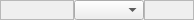
<?xml version="1.0" encoding="UTF-8"?>
<ui version="4.0">
 <class>UniversalOutputWidget</class>
 <widget class="QWidget" name="UniversalOutputWidget">
  <property name="geometry">
   <rect>
    <x>0</x>
    <y>0</y>
    <width>194</width>
    <height>20</height>
   </rect>
  </property>
  <property name="windowTitle">
   <string>Form</string>
  </property>
  <layout class="QHBoxLayout" name="horizontalLayout">
   <property name="spacing">
    <number>0</number>
   </property>
   <property name="leftMargin">
    <number>0</number>
   </property>
   <property name="topMargin">
    <number>0</number>
   </property>
   <property name="rightMargin">
    <number>0</number>
   </property>
   <property name="bottomMargin">
    <number>0</number>
   </property>
   <item>
    <widget class="QELabel" name="lblName">
     <property name="sizePolicy">
      <sizepolicy hsizetype="MinimumExpanding" vsizetype="Fixed">
       <horstretch>0</horstretch>
       <verstretch>0</verstretch>
      </sizepolicy>
     </property>
     <property name="minimumSize">
      <size>
       <width>70</width>
       <height>20</height>
      </size>
     </property>
     <property name="maximumSize">
      <size>
       <width>16777215</width>
       <height>20</height>
      </size>
     </property>
     <property name="frameShape">
      <enum>QFrame::StyledPanel</enum>
     </property>
     <property name="variable" stdset="0">
      <string>$(group):getName</string>
     </property>
     <property name="displayAlarmStateOption" stdset="0">
      <enum>QE::Always</enum>
     </property>
    </widget>
   </item>
   <item>
    <widget class="QEComboBox" name="cbOutput">
     <property name="sizePolicy">
      <sizepolicy hsizetype="Fixed" vsizetype="Fixed">
       <horstretch>0</horstretch>
       <verstretch>0</verstretch>
      </sizepolicy>
     </property>
     <property name="minimumSize">
      <size>
       <width>70</width>
       <height>20</height>
      </size>
     </property>
     <property name="maximumSize">
      <size>
       <width>70</width>
       <height>20</height>
      </size>
     </property>
     <property name="variable" stdset="0">
      <string>$(group):setSource</string>
     </property>
    </widget>
   </item>
   <item>
    <widget class="QELabel" name="lblOutput">
     <property name="sizePolicy">
      <sizepolicy hsizetype="Fixed" vsizetype="Fixed">
       <horstretch>0</horstretch>
       <verstretch>0</verstretch>
      </sizepolicy>
     </property>
     <property name="minimumSize">
      <size>
       <width>50</width>
       <height>20</height>
      </size>
     </property>
     <property name="maximumSize">
      <size>
       <width>50</width>
       <height>20</height>
      </size>
     </property>
     <property name="frameShape">
      <enum>QFrame::StyledPanel</enum>
     </property>
     <property name="variable" stdset="0">
      <string>$(group):getSource</string>
     </property>
     <property name="displayAlarmStateOption" stdset="0">
      <enum>QE::Always</enum>
     </property>
    </widget>
   </item>
  </layout>
 </widget>
 <customwidgets>
  <customwidget>
   <class>QEComboBox</class>
   <extends>QComboBox</extends>
   <header>QEComboBox.h</header>
  </customwidget>
  <customwidget>
   <class>QELabel</class>
   <extends>QLabel</extends>
   <header>QELabel.h</header>
  </customwidget>
 </customwidgets>
 <resources/>
 <connections/>
</ui>
